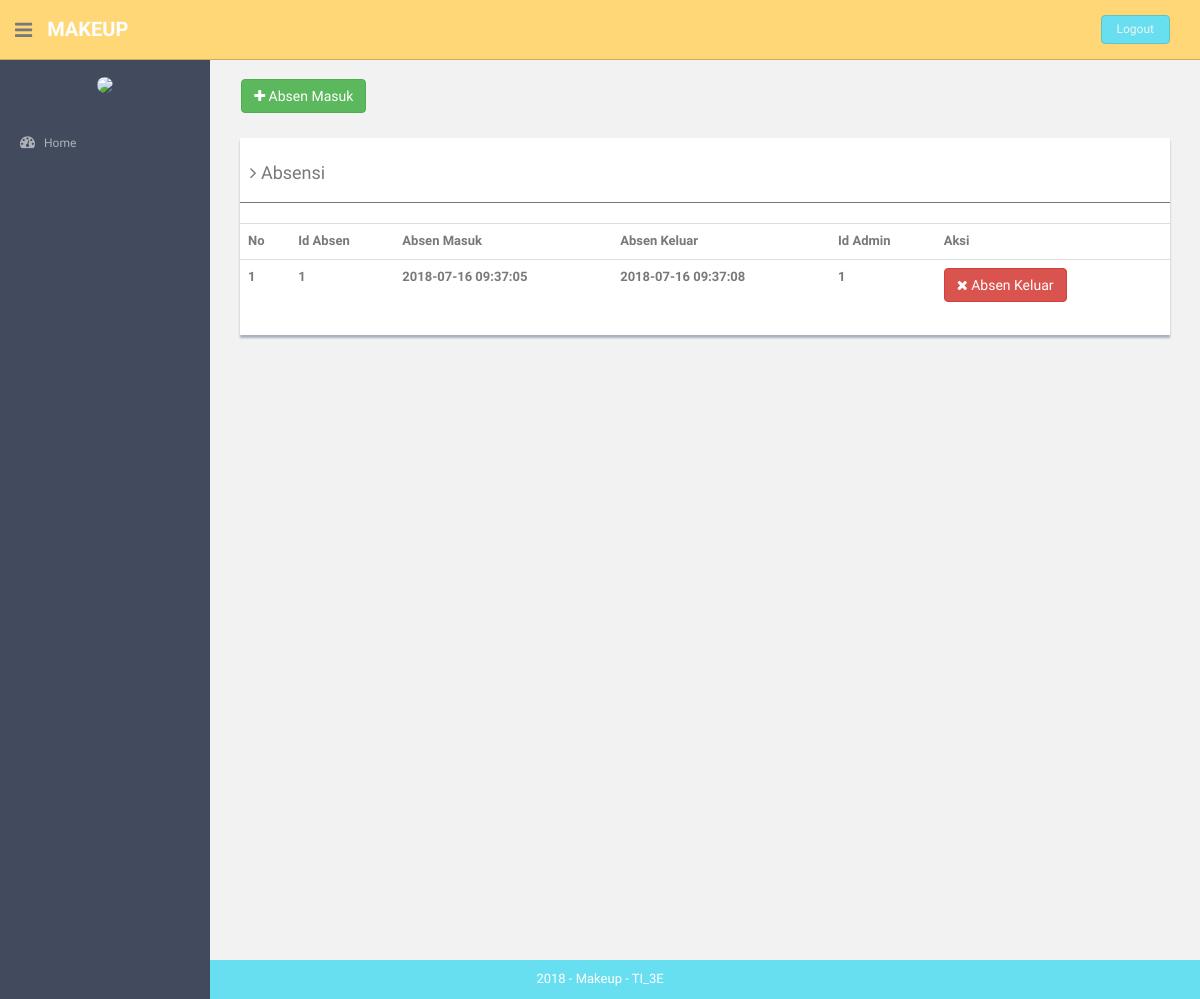
/index.php/absensi, run on an earlier commit of the app's database.
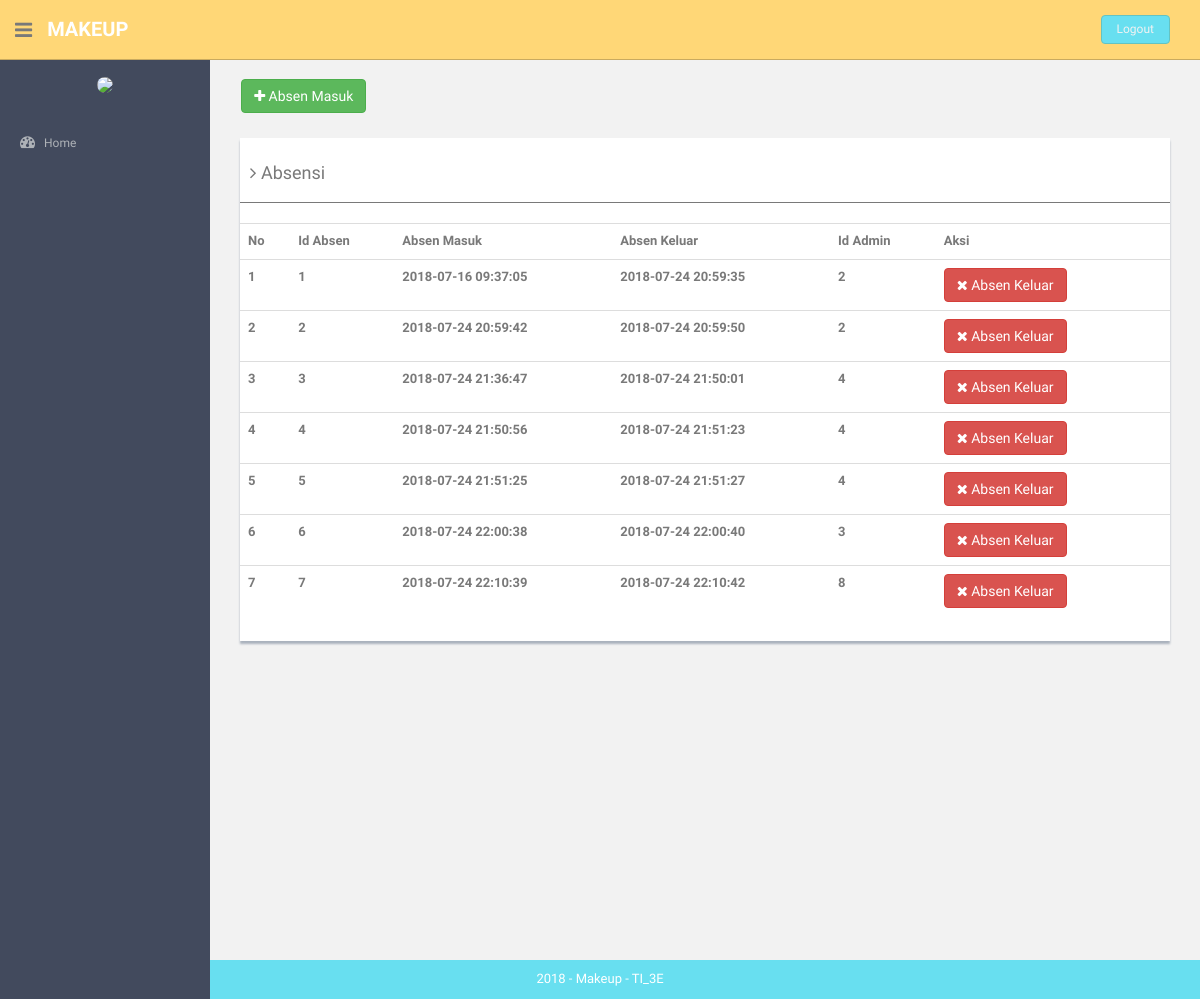
And on a later commit of the database.
### tables this page shows
CREATE TABLE `absensi` (
  `id_absen` int(11) NOT NULL,
  `tgl_masuk_jam` datetime NOT NULL,
  `tgl_pulang_jam` datetime DEFAULT NULL,
  `id_admin` int(11) NOT NULL
);

### application/controllers/Absensi.php (called while the page is built, shortened)
<?php
class Absensi extends CI_Controller {
	public function __construct()
	{
		$this->load->helper('url','form');
		$this->load->library('form_validation');
		$this->load->model('admin_model');
		$this->load->model('absensi_model');
		$this->load->helper('html');
		$this->load->library('image_lib');
	}
	public function index()
	{
		$object['absensi']=$this->absensi_model->getDataAbsensi();
		$cek['status'] = array(
        		'home'=>'',
        		'hrd'=>'active',
        		'keuangan'=>'',
        		'produk'=>'',
        		'pembelian'=>'',
        		'pemasukan'=>'',
        		'pengeluaran'=>'',
        		'utang'=>'',
                        'pemesanan'=>'',
                        'pembayaran'=>'',
        		'cash_flow'=>'',
        		'neraca'=>'',
        		'admin'=>'',
        		'gaji'=>'',
        		'golongan'=>'',
        		'absensi'=>'active',
        		'user'=>'',
        		'barang'=>'',
        		'supplier'=>'',
        		'kategori'=>'',
        		);
				$this->load->view('component/header',$cek);
				$this->load->view('absensi',$object);
				$this->load->view('component/footer');
	}
}

### index.php (called while the page is built, shortened)
<?php
require_once BASEPATH.'core/CodeIgniter.php';

### application/models/Absensi_model.php (called while the page is built, shortened)
<?php
class Absensi_model extends CI_Model {
	public function getDataAbsensi()
	{
		$query = $this->db->get('absensi');
		return $query->result();
	}
}

### application/views/absensi.php (the view)
<section id="main-content">
  <section class="wrapper site-min-height">
    <br>&nbsp;&nbsp;&nbsp;&nbsp;
    <a href="<?php echo base_url('index.php/absensi/form_absensi'); ?>"><button type="button" class="btn btn-success "><i class="fa fa-plus"> </i> Absen Masuk</button></a>
    <br>
    <div class="col-md-12 mt">
      <div class="content-panel">
        <table class="table table-hover">
          <h4><i class="fa fa-angle-right"></i> Absensi</h4>
          <hr>
          <tbody>
            <tr>
              <th>No</th>
              <th>Id Absen</th>
              <th>Absen Masuk</th>
              <th>Absen Keluar</th>
              <th>Id Admin</th>
              <th align="center">Aksi</th>
            </tr>
            <?php
            $no = 1;
            foreach ($absensi as $key): ?>
            <tr>
              <th><?php echo $no++ ?></th>
              <th><?php echo $key->id_absen ?></th>
              <th><?php echo $key->tgl_masuk_jam ?></th>
              <th><?php echo $key->tgl_pulang_jam ?></th>
              <th><?php echo $key->id_admin ?></th>
              <td>
                <a class="btn btn-danger btn-s" href="<?php echo base_url('index.php/absensi/update'); ?>/<?php echo $key->id_absen ?>">
                  <i class="fa fa-times"></i>
                  Absen Keluar
                </a>&nbsp;&nbsp;&nbsp;&nbsp;
              </td>
            </tr>
            <?php endforeach; ?>
          </tbody>
        </table>
      </div>
      </div>
    </section>
    </section>

### application/views/component/header.php (shortened to what this page needs)
<!DOCTYPE html>
<html lang="en">
  <head>
    <link rel="stylesheet" type="text/css" href="<?php echo base_url()?>assets/css/bootstrap.css">
    <link rel="stylesheet" type="text/css" href="<?php echo base_url()?>assets/font-awesome/css/font-awesome.css">
    <link rel="stylesheet" type="text/css" href="<?php echo base_url()?>assets/css/zabuto_calendar.css">
    <link rel="stylesheet" type="text/css" href="<?php echo base_url()?>assets/js/gritter/css/jquery.gritter.css">
    <link rel="stylesheet" type="text/css" href="<?php echo base_url()?>assets/lineicons/style.css">
    <link rel="stylesheet" href="https://cdnjs.cloudflare.com/ajax/libs/font-awesome/4.7.0/css/font-awesome.min.css">
    <link rel="stylesheet" type="text/css" href="<?php echo base_url()?>assets/css/style.css">
    <link rel="stylesheet" type="text/css" href="<?php echo base_url()?>assets/css/style-responsive.css">
  </head>
  <body>
  <section id="container" >
      <header class="header black-bg">
              <div class="sidebar-toggle-box">
                  <div class="fa fa-bars tooltips" data-placement="right" data-original-title="Toggle Navigation"></div>
              </div>
            <a href="index.html" class="logo"><b>MAKEUP</b></a>
            <div class="top-menu">
            	<ul class="nav pull-right top-menu">
                    <li><a class="logout" href="<?php echo base_url(); ?>index.php/login/logout">Logout</a></li>
            	</ul>
            </div>
        </header>
      <aside>
          <div id="sidebar"  class="nav-collapse ">
              <ul class="sidebar-menu" id="nav-accordion">
                  <p class="centered"><a href="profile.html"><img src=<?php echo base_url('/assets/img/admin/').$this->session->userdata('userSession')['foto']; ?> class="img-circle" width="60"></a></p>
                  <li class="mt">
                      <a class="<?php echo $status['home'] ?>" href="<?php echo site_url('home') ?>">
                          <i class="fa fa-dashboard"></i>
                          <span>Home</span>
                      </a>
                  </li>
              </ul>
          </div>
      </aside>

### application/views/component/footer.php (shortened to what this page needs)
      <footer class="site-footer">
          <div class="text-center">
              2018 - Makeup - TI_3E
          </div>
      </footer>
  </section>
  </body>
</html>
  </body>
</html>

### assets/css/style.css (style rules this page uses)
body { color: #797979; background: #f2f2f2; font-family: 'Ruda', sans-serif; padding: 0px !important; margin: 0px !important; font-size:13px; }
ul li { list-style: none; }
a, a:hover, a:focus { text-decoration: none; outline: none; }
#container { width: 100%; height: 100%; }
hr { margin-top: 20px; margin-bottom: 20px; border: 0; border-top: 1px solid #797979; }
.centered { text-align: center; }
.mt { margin-top: 25px; }
ul.top-menu > li > .logout { color: #f2f2f2; font-size: 12px; border-radius: 4px; -webkit-border-radius: 4px; border: 1px solid #64c3c2 !important; padding: 5px 15px; margin-right: 15px; background: #68dff0; margin-top: 15px; }
#sidebar { width: 210px; height: 100%; position: fixed; background: #424a5d; }
#sidebar ul li { position: relative; }
ul.sidebar-menu , ul.sidebar-menu li ul.sub { margin: -2px 0 0; padding: 0; }
ul.sidebar-menu { margin-top: 75px; }
ul.sidebar-menu li { margin-bottom: 5px; margin-left:10px; margin-right:10px; }
ul.sidebar-menu li a span { display: inline-block; }
ul.sidebar-menu li a { color: #aeb2b7; text-decoration: none; display: block; padding: 15px 0 15px 10px; font-size: 12px; outline: none; -webkit-transition: all 0.3s ease; -moz-transition: all 0.3s ease; -o-transition: all 0.3s ease; -ms-transition: all 0.3s ease; transition: all 0.3s ease; }
ul.sidebar-menu li a i { font-size: 15px; padding-right: 6px; }
#main-content { margin-left: 210px; }
.header, .footer { min-height: 60px; padding: 0 15px; }
.header { position: fixed; left: 0; right: 0; z-index: 1002; }
.black-bg { background: #ffd777; border-bottom: 1px solid #c9aa5f; }
.wrapper { display: inline-block; margin-top: 60px; padding-left: 15px; padding-right: 15px; padding-bottom: 15px; padding-top: 0px; width: 100%; }
a.logo { font-size: 20px; color: #ffffff; float: left; margin-top: 15px; text-transform: uppercase; }
a.logo b { font-weight: 900; }
#top_menu .nav > li, ul.top-menu > li { float: left; }
ul.top-menu > li > a { color: #666666; font-size: 16px; border-radius: 4px; -webkit-border-radius: 4px; border:1px solid #666666 !important; padding: 2px 6px; margin-right: 15px; }
.sidebar-toggle-box { float: left; padding-right: 15px; margin-top: 20px; }
.sidebar-toggle-box .fa-bars { cursor: pointer; display: inline-block; font-size: 20px; }
.content-panel { background: #ffffff; box-shadow: 0px 3px 2px #aab2bd; padding-top: 15px; padding-bottom: 5px; }
.content-panel h4 { margin-left: 10px; }
.site-footer { background: #68dff0; color: #fff; padding: 10px 0; }
.site-min-height { min-height: 900px; }

What changed in the data, as far as the page shows it:
changed absensi id 1: tgl_pulang_jam "2018-07-16 09:37:08" → "2018-07-24 20:59:35"; id_admin "1" → "2"
added absensi: id_absen "2", tgl_masuk_jam "2018-07-24 20:59:42", tgl_pulang_jam "2018-07-24 20:59:50", id_admin "2"
added absensi: id_absen "3", tgl_masuk_jam "2018-07-24 21:36:47", tgl_pulang_jam "2018-07-24 21:50:01", id_admin "4"
added absensi: id_absen "4", tgl_masuk_jam "2018-07-24 21:50:56", tgl_pulang_jam "2018-07-24 21:51:23", id_admin "4"
added absensi: id_absen "5", tgl_masuk_jam "2018-07-24 21:51:25", tgl_pulang_jam "2018-07-24 21:51:27", id_admin "4"
added absensi: id_absen "6", tgl_masuk_jam "2018-07-24 22:00:38", tgl_pulang_jam "2018-07-24 22:00:40", id_admin "3"
added absensi: id_absen "7", tgl_masuk_jam "2018-07-24 22:10:39", tgl_pulang_jam "2018-07-24 22:10:42", id_admin "8"
